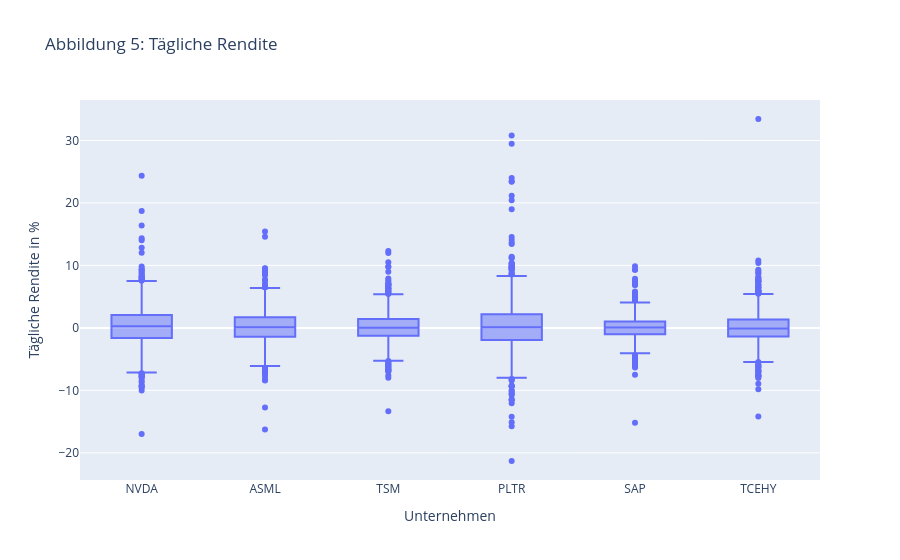

Write notebook code for a chart like this one.
### Code cell
# Tägliche Rendite als Boxplot anzeigen
figur_taegliche_rendite.show()

### Figure 1 — Plotly figure (JSON) as saved in the notebook; plotly's stock layout.template omitted (floating-point values rounded to 4 significant figures; data arrays with more than 128 entries replaced by an {"elided": "..."} marker saying what was removed)
{"data": [{"alignmentgroup": "True", "hovertemplate": "Unternehmen=%{x}<br>Tägliche Rendite in %=%{y}<extra></extra>", "legendgroup": "", "marker": {"color": "#636efa"}, "name": "", "notched": false, "offsetgroup": "", "orientation": "v", "showlegend": false, "type": "box", "x": {"elided": "7512 str values"}, "x0": " ", "xaxis": "x", "y": {"elided": "7512 float values"}, "y0": " ", "yaxis": "y"}], "layout": {"boxmode": "group", "legend": {"tracegroupgap": 0}, "title": {"text": "Abbildung 5: Tägliche Rendite"}, "xaxis": {"anchor": "y", "domain": [0, 1], "title": {"text": "Unternehmen"}}, "yaxis": {"anchor": "x", "domain": [0, 1], "title": {"text": "Tägliche Rendite in %"}}}}
